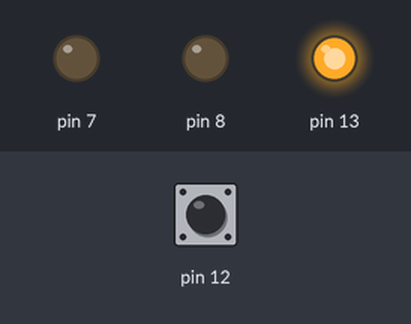
Bench run of a sketch on a simulated Arduino Uno, built with avr-gcc and run on an emulated ATmega328P. Shown: output pins drawn as LEDs (lit = HIGH). The test bench sets the inputs (shaded band); at power-on: pin 12 HIGH. What the sketch prints to the serial monitor is not drawn.

Above: at 1.2 s.
1.3 s: pin 12 pulled LOW for 0.15 s
At 1.9 s:
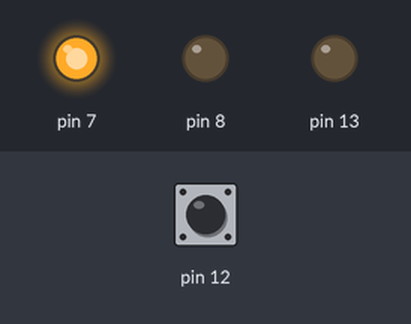
2.9 s: pin 12 pulled LOW for 1 s
At 4.4 s:
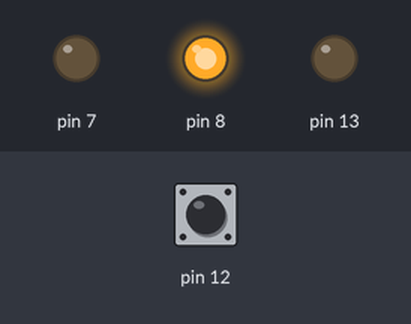
5.4 s: pin 12 pulled LOW for 3.2 s
At 9.2 s:
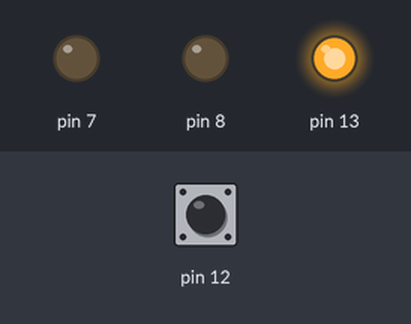
Timing chart, 0 to 10.7 s (numbered marks = the images above; inputs shaded):
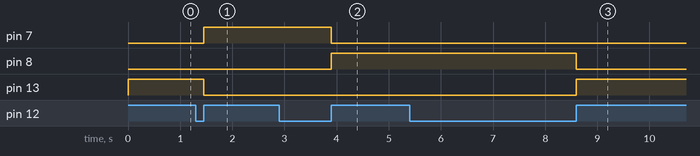

The sketch:

Traffic_Lights.ino
```cpp
void setup(){
 pinMode(12,INPUT_PULLUP);
 pinMode(7,OUTPUT);
 pinMode(8,OUTPUT);
 pinMode(13,OUTPUT);
 Serial.begin(9600);
 }

int btnval=1;
int prev=2;

void loop(){
  btnval = digitalRead(12);
  Serial.println(btnval);
  if(!btnval) {
    while(!btnval)
      btnval = digitalRead(12);
      prev=++prev;
      if(prev==3) prev=0;
   }


   if(prev==0) {
     digitalWrite(7,HIGH);
     digitalWrite(13,LOW);
   }
   else if(prev==1){
     digitalWrite(7,LOW);
    digitalWrite(8,HIGH);
 }
 else if(prev==2){
   digitalWrite(8,LOW);
   digitalWrite(13,HIGH);
 }

}
```

Measured:
- after the input at 1.3 s, pin 7: LOW → HIGH after 0.15 s; pin 13: HIGH → LOW after 0.15 s
- after the input at 2.9 s, pin 7: HIGH → LOW after 1.0 s; pin 8: LOW → HIGH after 1.0 s
- after the input at 5.4 s, pin 8: HIGH → LOW after 3.2 s; pin 13: LOW → HIGH after 3.2 s
